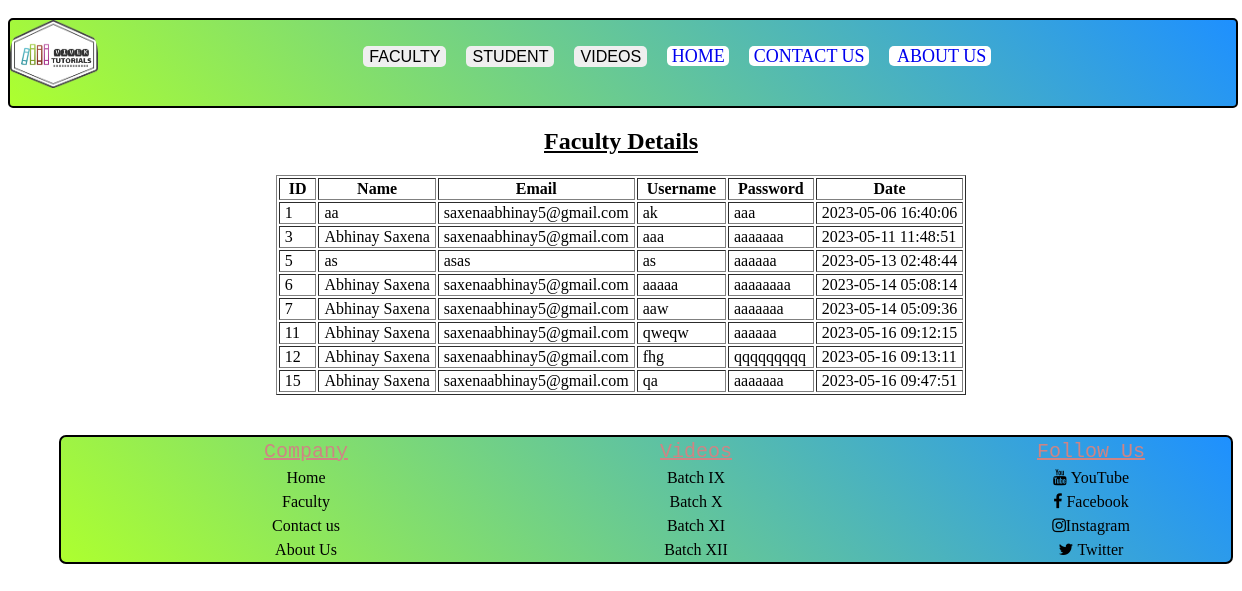
Screenshot of /viewfaculty.php with the database file from the repository.
### tables this page shows
CREATE TABLE `teacher` (
  `ID` int(4) NOT NULL,
  `name` text NOT NULL,
  `email` varchar(50) NOT NULL,
  `username` varchar(30) NOT NULL,
  `password` varchar(30) NOT NULL,
  `date` datetime NOT NULL DEFAULT current_timestamp()
);

### viewfaculty.php (the view, shortened to what this page needs)
<?php
include("adminnav.php");
?>
<h2 style="text-align:center;text-decoration: underline">Faculty Details</h2>
<?php
include("config.php");
$query = "SELECT * FROM teacher";
$result = mysqli_query($con, $query);
echo '<center>';
echo '<table>' ;
echo '<table border="1" >';
echo '<tr>
<th>&nbsp ID &nbsp</th>
<th>&nbsp Name &nbsp</th>
<th>&nbsp Email &nbsp</th>
 <th> &nbsp Username &nbsp </th>
<th> &nbsp Password &nbsp</th>
<th> &nbsp Date &nbsp</th>
</tr>';
while ($row = mysqli_fetch_assoc($result)) {
    echo '<tr>';
    echo '<td>' .'&nbsp'. $row['ID'] . '&nbsp'.'</td>';
    echo '<td>' .'&nbsp'. $row['name'] . '&nbsp'. '</td>';
    echo '<td>' . '&nbsp'. $row['email'] . '&nbsp'. '</td>';
    echo '<td>' . '&nbsp'. $row['username'] . '&nbsp'. '</td>';
    echo '<td>' . '&nbsp'. $row['password'] . '&nbsp'. '</td>';
    echo '<td>' . '&nbsp'. $row['date'] . '&nbsp'. '</td>';
    echo '</tr>';
}
echo '</table>';
?>

### rows the page displays
teacher: ID "1", name "aa", email "saxenaabhinay5@gmail.com", username "ak", password "aaa", date "2023-05-06 16:40:06"
teacher: ID "3", name "Abhinay Saxena", email "saxenaabhinay5@gmail.com", username "aaa", password "aaaaaaa", date "2023-05-11 11:48:51"
teacher: ID "5", name "as", email "asas", username "as", password "aaaaaa", date "2023-05-13 02:48:44"
teacher: ID "6", name "Abhinay Saxena", email "saxenaabhinay5@gmail.com", username "aaaaa", password "aaaaaaaa", date "2023-05-14 05:08:14"
teacher: ID "7", name "Abhinay Saxena", email "saxenaabhinay5@gmail.com", username "aaw", password "aaaaaaa", date "2023-05-14 05:09:36"
teacher: ID "11", name "Abhinay Saxena", email "saxenaabhinay5@gmail.com", username "qweqw", password "aaaaaa", date "2023-05-16 09:12:15"
teacher: ID "12", name "Abhinay Saxena", email "saxenaabhinay5@gmail.com", username "fhg", password "qqqqqqqqq", date "2023-05-16 09:13:11"
teacher: ID "15", name "Abhinay Saxena", email "saxenaabhinay5@gmail.com", username "qa", password "aaaaaaa", date "2023-05-16 09:47:51"
